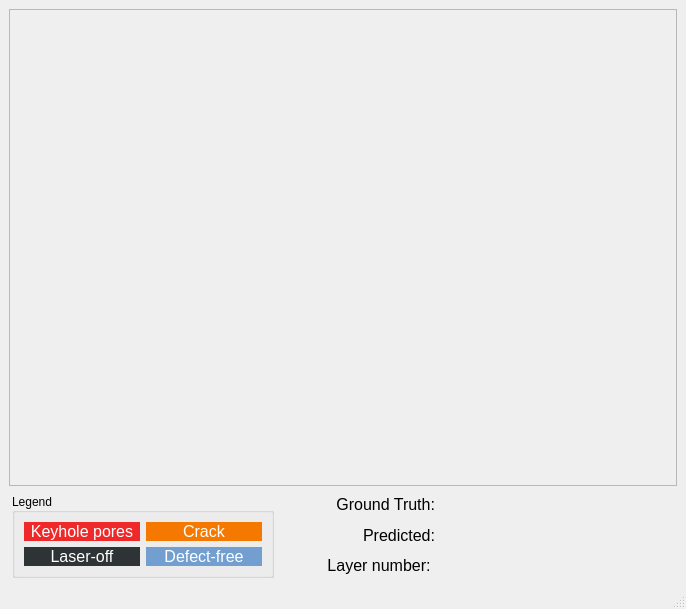
<?xml version="1.0" encoding="UTF-8"?>
<ui version="4.0">
 <class>MainWindow</class>
 <widget class="QMainWindow" name="MainWindow">
  <property name="geometry">
   <rect>
    <x>0</x>
    <y>0</y>
    <width>686</width>
    <height>609</height>
   </rect>
  </property>
  <property name="windowTitle">
   <string>MainWindow</string>
  </property>
  <widget class="QWidget" name="centralwidget">
   <layout class="QVBoxLayout" name="verticalLayout_2" stretch="9,1">
    <item>
     <widget class="QFrame" name="frame">
      <property name="frameShape">
       <enum>QFrame::StyledPanel</enum>
      </property>
      <property name="frameShadow">
       <enum>QFrame::Raised</enum>
      </property>
      <layout class="QHBoxLayout" name="horizontalLayout_8">
       <property name="leftMargin">
        <number>3</number>
       </property>
       <property name="rightMargin">
        <number>3</number>
       </property>
       <item>
        <widget class="QLabel" name="image_label"/>
       </item>
      </layout>
     </widget>
    </item>
    <item>
     <layout class="QHBoxLayout" name="horizontalLayout_4" stretch="4,6">
      <property name="leftMargin">
       <number>3</number>
      </property>
      <property name="topMargin">
       <number>1</number>
      </property>
      <property name="rightMargin">
       <number>3</number>
      </property>
      <item>
       <widget class="QGroupBox" name="groupBox">
        <property name="title">
         <string>Legend</string>
        </property>
        <property name="alignment">
         <set>Qt::AlignLeading|Qt::AlignLeft|Qt::AlignVCenter</set>
        </property>
        <layout class="QHBoxLayout" name="horizontalLayout_7">
         <item>
          <layout class="QVBoxLayout" name="verticalLayout_3">
           <item>
            <layout class="QHBoxLayout" name="horizontalLayout_5">
             <item>
              <widget class="QLabel" name="legend_keyhole">
               <property name="styleSheet">
                <string notr="true">background-color: rgb(239, 41, 41);</string>
               </property>
               <property name="text">
                <string>&lt;html&gt;&lt;head/&gt;&lt;body&gt;&lt;p&gt;&lt;span style=&quot; font-size:12pt; color:#ffffff;&quot;&gt;Keyhole pores&lt;/span&gt;&lt;/p&gt;&lt;/body&gt;&lt;/html&gt;</string>
               </property>
               <property name="alignment">
                <set>Qt::AlignCenter</set>
               </property>
              </widget>
             </item>
             <item>
              <widget class="QLabel" name="legend_crack">
               <property name="styleSheet">
                <string notr="true">background-color: rgb(245, 121, 0);</string>
               </property>
               <property name="text">
                <string>&lt;html&gt;&lt;head/&gt;&lt;body&gt;&lt;p&gt;&lt;span style=&quot; font-size:12pt; color:#ffffff;&quot;&gt;Crack&lt;/span&gt;&lt;/p&gt;&lt;/body&gt;&lt;/html&gt;</string>
               </property>
               <property name="alignment">
                <set>Qt::AlignCenter</set>
               </property>
              </widget>
             </item>
            </layout>
           </item>
           <item>
            <layout class="QHBoxLayout" name="horizontalLayout_6">
             <item>
              <widget class="QLabel" name="legend_laser_off">
               <property name="font">
                <font>
                 <pointsize>15</pointsize>
                </font>
               </property>
               <property name="styleSheet">
                <string notr="true">background-color: rgb(46, 52, 54);</string>
               </property>
               <property name="text">
                <string>&lt;html&gt;&lt;head/&gt;&lt;body&gt;&lt;p&gt;&lt;span style=&quot; font-size:12pt; color:#ffffff;&quot;&gt;Laser-off&lt;/span&gt;&lt;/p&gt;&lt;/body&gt;&lt;/html&gt;</string>
               </property>
               <property name="alignment">
                <set>Qt::AlignCenter</set>
               </property>
              </widget>
             </item>
             <item>
              <widget class="QLabel" name="legend_defect_free">
               <property name="styleSheet">
                <string notr="true">background-color: rgb(114, 159, 207);</string>
               </property>
               <property name="text">
                <string>&lt;html&gt;&lt;head/&gt;&lt;body&gt;&lt;p&gt;&lt;span style=&quot; font-size:12pt; color:#ffffff;&quot;&gt;Defect-free&lt;/span&gt;&lt;/p&gt;&lt;/body&gt;&lt;/html&gt;</string>
               </property>
               <property name="alignment">
                <set>Qt::AlignCenter</set>
               </property>
              </widget>
             </item>
            </layout>
           </item>
          </layout>
         </item>
        </layout>
       </widget>
      </item>
      <item>
       <layout class="QVBoxLayout" name="verticalLayout">
        <item>
         <layout class="QHBoxLayout" name="horizontalLayout" stretch="4,6">
          <item>
           <widget class="QLabel" name="label_GT">
            <property name="font">
             <font>
              <pointsize>15</pointsize>
             </font>
            </property>
            <property name="text">
             <string>&lt;html&gt;&lt;head/&gt;&lt;body&gt;&lt;p align=&quot;right&quot;&gt;&lt;span style=&quot; font-size:12pt;&quot;&gt;Ground Truth:&lt;/span&gt;&lt;/p&gt;&lt;/body&gt;&lt;/html&gt;</string>
            </property>
           </widget>
          </item>
          <item>
           <widget class="QLabel" name="class_name_label"/>
          </item>
         </layout>
        </item>
        <item>
         <layout class="QHBoxLayout" name="horizontalLayout_2" stretch="4,6">
          <item>
           <widget class="QLabel" name="label_predicted">
            <property name="font">
             <font>
              <pointsize>15</pointsize>
             </font>
            </property>
            <property name="text">
             <string>&lt;html&gt;&lt;head/&gt;&lt;body&gt;&lt;p align=&quot;right&quot;&gt;&lt;span style=&quot; font-size:12pt;&quot;&gt;Predicted:&lt;/span&gt;&lt;/p&gt;&lt;/body&gt;&lt;/html&gt;</string>
            </property>
           </widget>
          </item>
          <item>
           <widget class="QLabel" name="predicted_class_label"/>
          </item>
         </layout>
        </item>
        <item>
         <layout class="QHBoxLayout" name="horizontalLayout_3" stretch="4,6">
          <item>
           <widget class="QLabel" name="label_layer_number_txt">
            <property name="font">
             <font>
              <pointsize>15</pointsize>
             </font>
            </property>
            <property name="text">
             <string>&lt;html&gt;&lt;head/&gt;&lt;body&gt;&lt;p align=&quot;right&quot;&gt;&lt;span style=&quot; font-size:12pt;&quot;&gt;Layer number: &lt;/span&gt;&lt;/p&gt;&lt;/body&gt;&lt;/html&gt;</string>
            </property>
           </widget>
          </item>
          <item>
           <widget class="QLabel" name="layer_number_label"/>
          </item>
         </layout>
        </item>
       </layout>
      </item>
     </layout>
    </item>
   </layout>
  </widget>
  <widget class="QMenuBar" name="menubar">
   <property name="geometry">
    <rect>
     <x>0</x>
     <y>0</y>
     <width>686</width>
     <height>22</height>
    </rect>
   </property>
  </widget>
  <widget class="QStatusBar" name="statusbar"/>
 </widget>
 <resources/>
 <connections/>
</ui>
